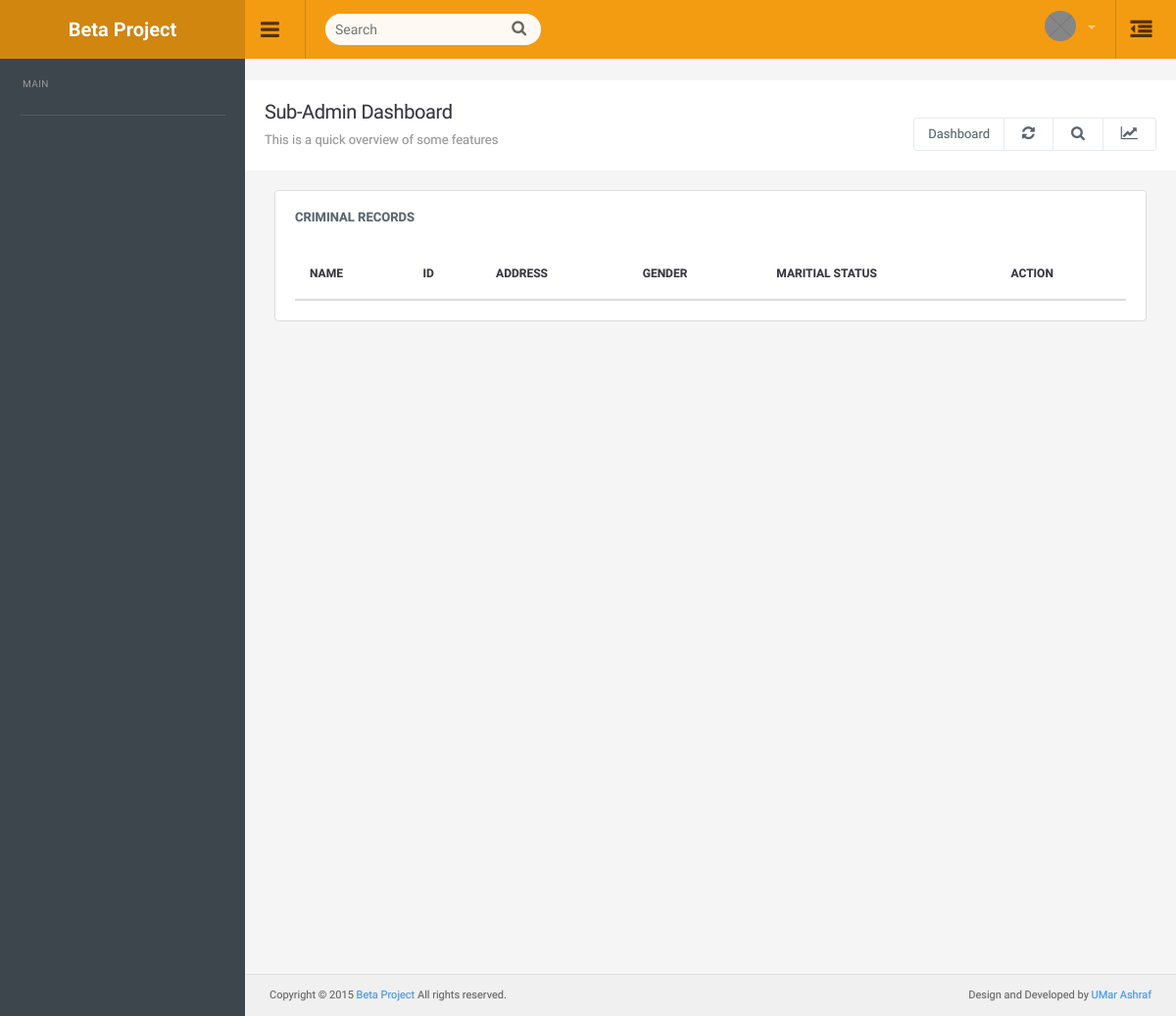
The app's page /view_trash/, older data.
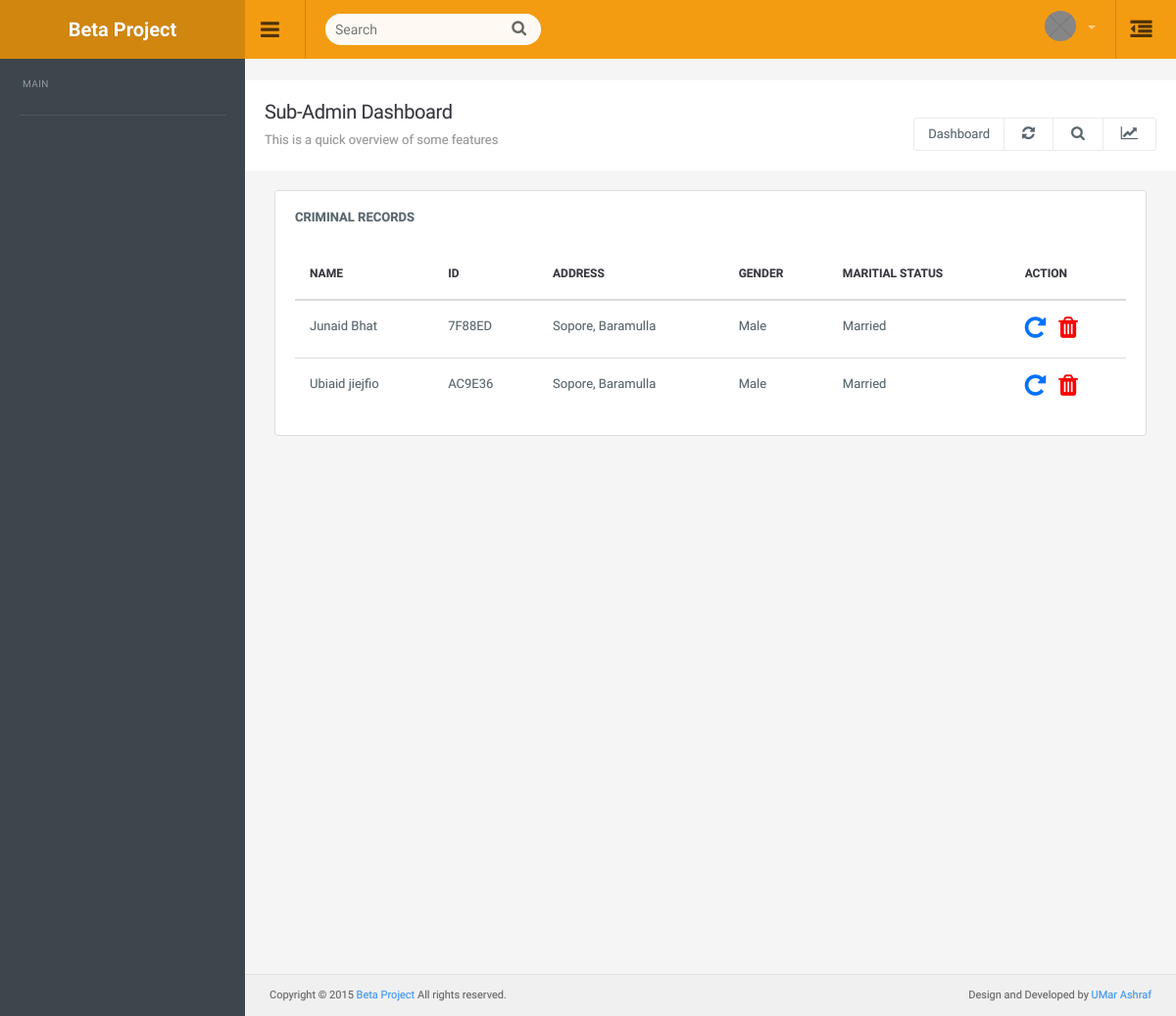
The same page, newer data.
### criminals/models.py (models this page shows, shortened)
class criminal(models.Model):
    category = models.ForeignKey(criminalcategory, on_delete=models.SET_NULL, null=True)
    fname= models.CharField(max_length=50)
    lname= models.CharField(max_length=50)
    code= models.CharField(max_length=100, default = uuid.uuid4().hex[:6].upper())
    dob=models.DateField(null=True, blank=True)
    gender=models.CharField(max_length=50)
    martial_status=models.CharField(max_length=50)
    pending=models.BooleanField(default=1)
    deleted=models.BooleanField(default=0)
    interviewed =models.BooleanField(default=0)
    imprisioned = models.BooleanField(default=1)
    created_on=models.DateField(auto_now_add=True)
    updated_on=models.DateField(auto_now=True)
    tags = TaggableManager()

class criminaladdress(models.Model):
    criminal = models.ForeignKey(criminal, on_delete=models.CASCADE)
    country = models.CharField(max_length=50)
    state=models.CharField(max_length=50)
    district=models.CharField(max_length=50)
    town=models.CharField(max_length=50)
    zipcode=models.CharField(max_length=50)

### criminals/views.py (the view)
# urls.py: path('view_trash/', views.veiwtrashcriminals, name='veiwtrashcriminals'),
def veiwtrashcriminals(request):
    criminals= criminal.objects.filter(deleted=True)
    return render(request,'trash.html',{'criminal':criminals})

### criminals/templates/trash.html (shortened to what this page needs)
{% extends 'base.html' %}
{% load static %}
{%block body%}
<div class="col-md-12">
    <div class="panel panel-default">
      <div class="panel-title">
        Criminal Records
      </div>
      <div class="panel-body table-responsive">
          <table id="example0" class="table display">
              <thead>
                  <tr>
                    <th>Name</th>
                    <th>ID</th>
                    <th>Address</th>
                    <th>Gender</th>
                    <th>Maritial Status</th>
                    <th>Action</th>
                  </tr>
              </thead>
              <tbody>
                {% for c in criminal %}
                {%for address in c.criminaladdress_set.all%}
                  <tr>
                    <td>{{c.fname}} {{c.lname}}</td>
                    <td>{{c.code}}</td>
                    <td>{{address.town}}, {{address.district}}</td>
                    <td>{{c.gender}}</td>
                    <td>{{c.martial_status}}</td>
                    <td>
                        <a href="{% url 'restore' c.id %}"><i class="fa fa-repeat" style="color: rgb(0, 115, 255); font-size: 25px;" aria-hidden="true"></i></a>
                      <i onclick="confirm()" class="fa fa-trash" style="color: red; font-size: 25px;" aria-hidden="true"></i>
                    </td>
                  </tr>
                  {% endfor %}
                  {% endfor %}
              </tbody>
          </table>
      </div>
    </div>
 </div>
{%endblock body%}

Row changes from the older to the newer data that the page shows:
added criminal: fname "Junaid", lname "Bhat", code "7F88ED", gender "Male", martial_status "Married"
added criminaladdress: town "Sopore", district "Baramulla"
added criminal: fname "Ubiaid", lname "jiejfio", code "AC9E36", gender "Male", martial_status "Married"
added criminaladdress: town "Sopore", district "Baramulla"
